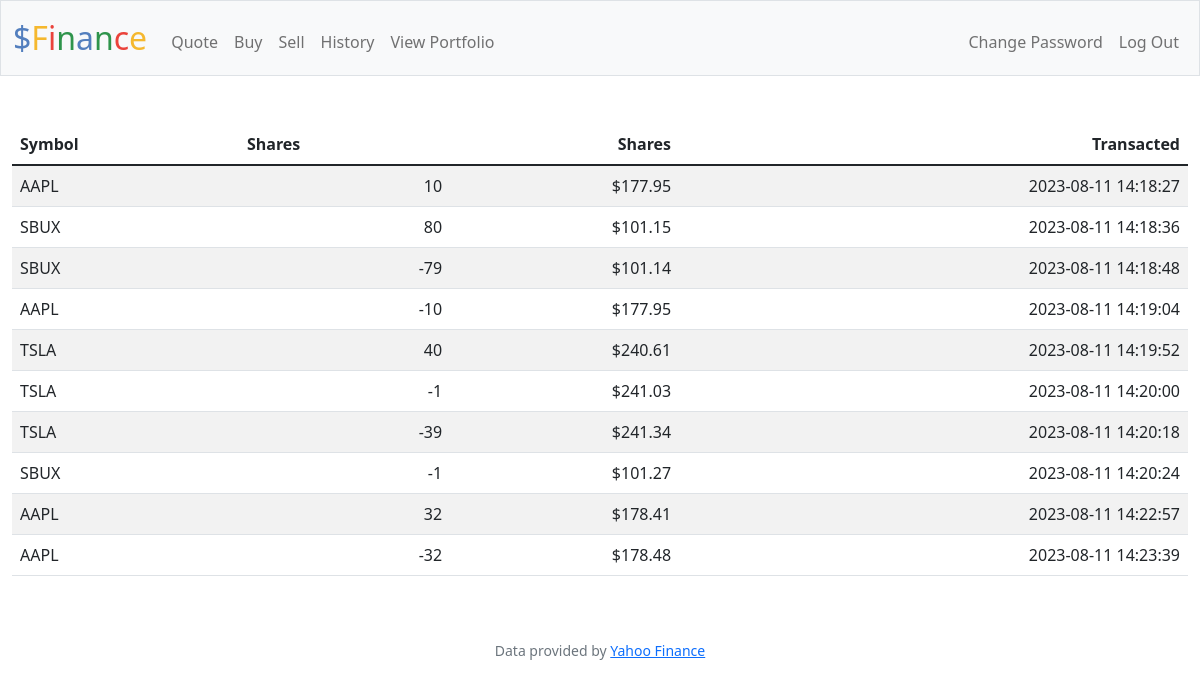
Screenshot of /history (signed in) with the database file from the repository.
### tables this page shows
CREATE TABLE history(
user_id INTEGER NOT NULL,
stock_symbol TEXT NOT NULL,
price REAL NOT NULL,
num_shares INTEGER NOT NULL,
time_of_transaction TEXT NOT NULL,
FOREIGN KEY(user_id) REFERENCES users(id)
);

### app.py (the view)
@app.route("/history")
@login_required
def history():
    user_history = db.execute(
        "SELECT * FROM history WHERE user_id = (?) ORDER BY time_of_transaction",
        (session["user_id"],)
    )
    user_history = [dict(i) for i in user_history]
    return render_template("history.html", history=user_history)

### app.py (called while the page is built)
@app.after_request
def after_request(response):
    response.headers["Cache-Control"] = "no-cache, no-store, must-revalidate"
    response.headers["Expires"] = 0
    response.headers["Pragma"] = "no-cache"
    return response

### helpers.py (called while the page is built)
def login_required(f):
    @wraps(f)
    def decorated_function(*args, **kwargs):
        if session.get("user_id") is None:
            return redirect("/login")
        return f(*args, **kwargs)
    return decorated_function

def usd(value):
    return f"${value:,.2f}"

### templates/history.html (shortened to what this page needs)
{% extends "layout.html" %}
{% block main %}
<table class="table table-striped">
    <thead>
        <tr>
            <th class="text-start">Symbol</th>
            <th class="text-start">Shares</th>
            <th class="text-end">Shares</th>
            <th class="text-end">Transacted</th>
        </tr>
    </thead>
    <tbody>
        {% for stock in history %}
            <tr>
                <td class="text-start">{{stock.stock_symbol}}</td>
                <td class="text-end">{{stock.num_shares}}</td>
                <td class="text-end">{{stock.price | usd}}</td>
                <td class="text-end">{{stock.time_of_transaction}}</td>
            </tr>
        {% endfor %}
</tbody>
</table>
{% endblock %}

### templates/layout.html (shortened to what this page needs)
<!DOCTYPE html>
<html lang="en">
    <head>
        <link href="https://cdn.jsdelivr.net/npm/bootstrap@5.1.3/dist/css/bootstrap.min.css" rel="stylesheet">
        <link href="/static/styles.css" rel="stylesheet">
    </head>
    <body>
        <nav class="bg-light border navbar navbar-expand-md navbar-light">
            <div class="container-fluid">
                <a class="navbar-brand" href="/"> <span class="blue">$</span><span class="yellow">F</span><span class="red">i</span><span class="green">n</span><span class="blue">a</span><span class="green">n</span><span class="red">c</span><span class="yellow">e</span></a>
                <div class="collapse navbar-collapse" id="navbar">
                    {% if session["user_id"] %}
                        <ul class="navbar-nav me-auto mt-2">
                            <li class="nav-item"><a class="nav-link" href="/quote">Quote</a></li>
                            <li class="nav-item"><a class="nav-link" href="/buy">Buy</a></li>
                            <li class="nav-item"><a class="nav-link" href="/sell">Sell</a></li>
                            <li class="nav-item"><a class="nav-link" href="/history">History</a></li>
                            <li class="nav-item"><a class="nav-link" href="/">View Portfolio</a></li>
                        </ul>
                        <ul class="navbar-nav ms-auto mt-2">
                            <li class="nav-item"><a class="nav-link" href="/password-change">Change Password</a></li>
                            <li class="nav-item"><a class="nav-link" href="/logout">Log Out</a></li>
                        </ul>
                    {% else %}
                        <ul class="navbar-nav ms-auto mt-2">
                            <li class="nav-item"><a class="nav-link" href="/register">Register</a></li>
                            <li class="nav-item"><a class="nav-link" href="/login">Log In</a></li>
                        </ul>
                    {% endif %}
                </div>
            </div>
        </nav>
        <main class="container-fluid py-5 text-center">
            {% block main %}{% endblock %}
        </main>
        <footer class="mb-5 small text-center text-muted">
            Data provided by <a href="https://finance.yahoo.com/">Yahoo Finance</a>
        </footer>
    </body>
</html>

### static/styles.css (style rules this page uses)
nav .navbar-brand { font-size: xx-large; }
nav .navbar-brand .blue { color: #537fbe; }
nav .navbar-brand .red { color: #ea433b; }
nav .navbar-brand .yellow { color: #f5b82e; }
nav .navbar-brand .green { color: #2e944b; }

### rows the page displays
history: stock_symbol "AAPL", num_shares "10", price "$177.95", time_of_transaction "2023-08-11 14:18:27"
history: stock_symbol "SBUX", num_shares "80", price "$101.15", time_of_transaction "2023-08-11 14:18:36"
history: stock_symbol "SBUX", num_shares "-79", price "$101.14", time_of_transaction "2023-08-11 14:18:48"
history: stock_symbol "AAPL", num_shares "-10", price "$177.95", time_of_transaction "2023-08-11 14:19:04"
history: stock_symbol "TSLA", num_shares "40", price "$240.61", time_of_transaction "2023-08-11 14:19:52"
history: stock_symbol "TSLA", num_shares "-1", price "$241.03", time_of_transaction "2023-08-11 14:20:00"
history: stock_symbol "TSLA", num_shares "-39", price "$241.34", time_of_transaction "2023-08-11 14:20:18"
history: stock_symbol "SBUX", num_shares "-1", price "$101.27", time_of_transaction "2023-08-11 14:20:24"
history: stock_symbol "AAPL", num_shares "32", price "$178.41", time_of_transaction "2023-08-11 14:22:57"
history: stock_symbol "AAPL", num_shares "-32", price "$178.48", time_of_transaction "2023-08-11 14:23:39"
